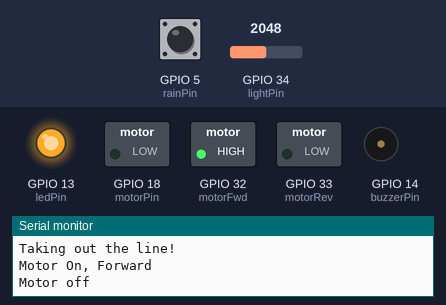
A sketch run on a simulated ESP32. Shown: switched loads named in the sketch (green lamp = pin HIGH), output pins drawn as LEDs (lit = HIGH), buzzer (waves = sounding, pin HIGH), the last lines printed to the serial monitor. Inputs (shaded band) come from the test bench; at power-on: GPIO 34 (lightPin) = 2048, GPIO 5 (rainPin) HIGH. Not simulated (calls return 0 or success): arduino_secrets.h.

Above: at 5.8 s.
5.9 s: GPIO 34 (lightPin) set to 539
7.4 s: GPIO 34 (lightPin) set to 460
At 7.7 s:
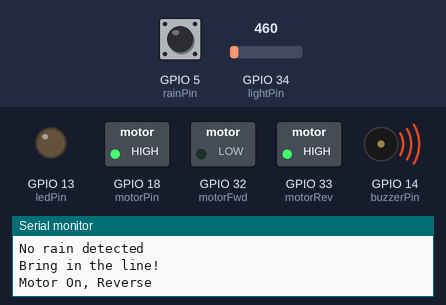
At 12.7 s:
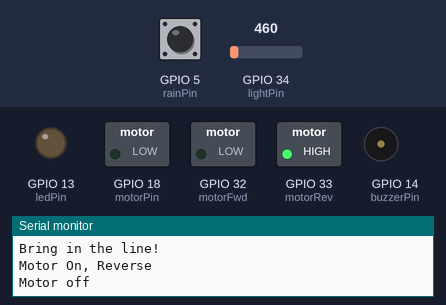
Timing chart, 0 to 14.2 s (numbered marks = the images above; inputs shaded):
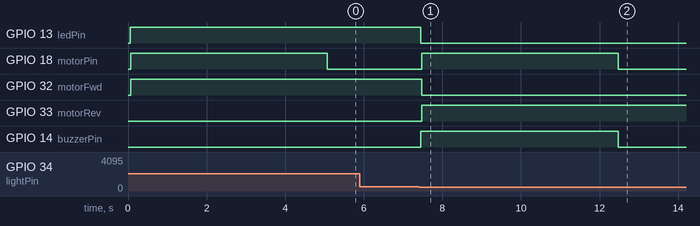

Measured:
- the behaviour switches between 500 and 499 on GPIO 34 (lightPin) (found by bisection; images 0 and 1)
- after the input at 5.9 s, every drawn part: stays the same
- after the input at 7.4 s, GPIO 13 (ledPin): HIGH → LOW after 0.05 s; GPIO 18 (motorPin): LOW → HIGH after 0.07 s, → LOW 5.0 s later; GPIO 32 (motorFwd): HIGH → LOW after 0.07 s; GPIO 33 (motorRev): LOW → HIGH after 0.07 s; GPIO 14 (buzzerPin): LOW → HIGH after 0.05 s, → LOW 5.0 s later

The sketch:

MECHATRONICS_BUILD_LAB_6.ino
```cpp
#include "arduino_secrets.h"

/***********************************************
 * PEO Scarborough Chapter
 * Mechatronics 2023
 * Ontario, Canada
 * Lab 6 - Motor Controller
 * November 18, 2023
 * Mechatronic Mavs
 * Maroof Sulaiman and Ishraq Alam

************************************************/

#define rainPin 5
#define ledPin 13
#define buzzerPin 14
#define motorPin 18
#define motorFwd 32
#define motorRev 33
#define lightPin 34

bool rainState = HIGH;
bool rainState_previous = HIGH;
int lightValue = 0;
int lightValue_previous = 0;
int lightThreshold = 500;
int cycleCount = 0;

void setup() {

    pinMode(ledPin, OUTPUT);
    pinMode(buzzerPin, OUTPUT);
    pinMode(motorPin, OUTPUT);
    pinMode(motorFwd, OUTPUT);
    pinMode(motorRev, OUTPUT);
    pinMode(rainPin, INPUT);

    Serial.begin(9600);
    while(!Serial);

}

void loop() {

    lightValue_previous = lightValue;
    lightValue = analogRead(lightPin);

    rainState_previous = rainState;
    rainState = digitalRead(rainPin);

    if ((rainState_previous !=rainState)
      || (lightValue_previous >= lightThreshold && lightValue < lightThreshold)
      || (lightValue_previous < lightThreshold && lightValue >= lightThreshold)) {

      Serial.println();
      Serial.println("Printing Sensor Values...");

      Serial.print("Light Sensor Value: ");
      Serial.println(lightValue);

      if (lightValue < lightThreshold){
        Serial.println("Night time detected");
        cycleCount++;
      } else {
       Serial.println("Day time detected");
      }


      if (!rainState){
       Serial.println("Rain detected");
       cycleCount++;
      } else {
        Serial.println("No rain detected");
      }

      if ((!rainState || lightValue < lightThreshold) && cycleCount == 1) {


        Serial.println("Bring in the line!");


        digitalWrite(ledPin, LOW);


        digitalWrite(buzzerPin, HIGH);


        Serial.println("Motor On, Reverse");
        digitalWrite(motorPin, HIGH);
        digitalWrite(motorFwd, LOW);
        digitalWrite(motorRev, HIGH);

        delay(5000);


        digitalWrite(buzzerPin, LOW);

        Serial.println("Motor off");
        digitalWrite(motorPin, LOW);

      }


    else if (rainState && lightValue >= lightThreshold) {

      cycleCount = 0;


      Serial.println("Taking out the line!");

      digitalWrite(ledPin, HIGH);

      Serial.println("Motor On, Forward");
      digitalWrite(motorPin, HIGH);
      digitalWrite(motorFwd, HIGH);
      digitalWrite(motorRev, LOW);

      delay(5000);


      Serial.println("Motor off");
      digitalWrite(motorPin, LOW);

    }

  }

}
```
